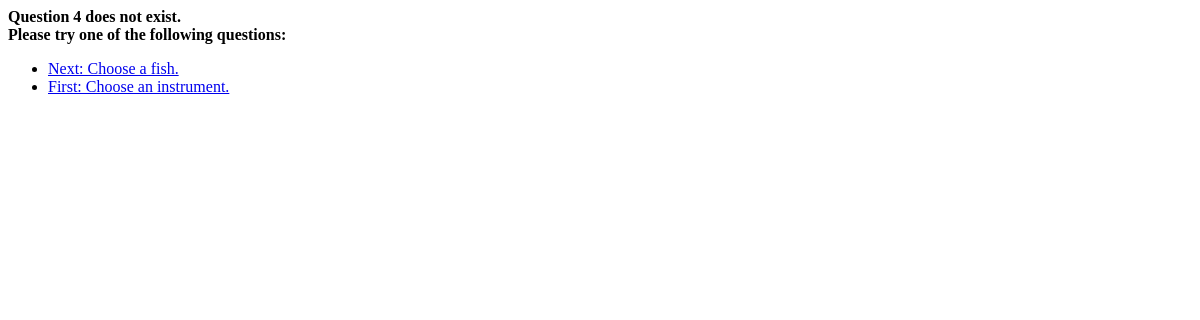
/polls/4/results/, run on an earlier commit of the app's database.
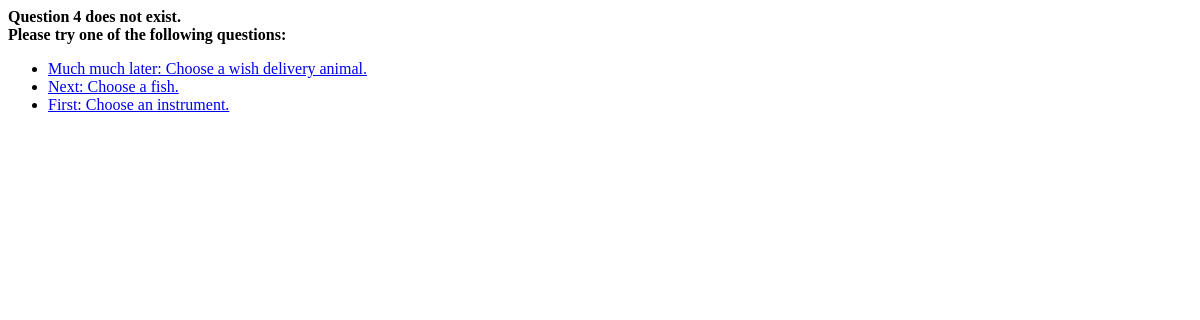
And on a later commit of the database.
### polls/models.py (models this page shows, shortened)
class Question(models.Model):
    question_text = models.CharField(max_length=200)
    pub_date = models.DateTimeField('date published')

### polls/views.py (the view)
# urls.py: url(r'^(?P<question_id>[0-9]+)/results/$', views.results, name='results'),
def results(request, question_id):
    try:
        question = Question.objects.get(pk=question_id)
    except Question.DoesNotExist:
        latest_question_list = Question.objects.order_by('-pub_date')[:5]
        context = {
            'latest_question_list': latest_question_list,
            'error_message' : ("Question %s does not exist.\nPlease try one of the following questions:" % str(question_id)),
            }
        return render(request, 'polls/index.html', context)
    return render(request, 'polls/results.html', {'question': question})

### polls/templates/polls/index.html
{% if error_message %}<p><strong>{{ error_message|linebreaks }}</strong></p>{% endif %}
{% if latest_question_list %}
    <ul>
    {% for question in latest_question_list %}
        <li><a href="{% url 'polls:detail' question.id %}">{{ question.question_text }}</a></li>
    {% endfor %}
    </ul>
{% else %}
    <p>No polls are available.</p>
{% endif %}

What changed in the data, as far as the page shows it:
added Question: question_text "Much much later: Choose a wish delivery animal."
